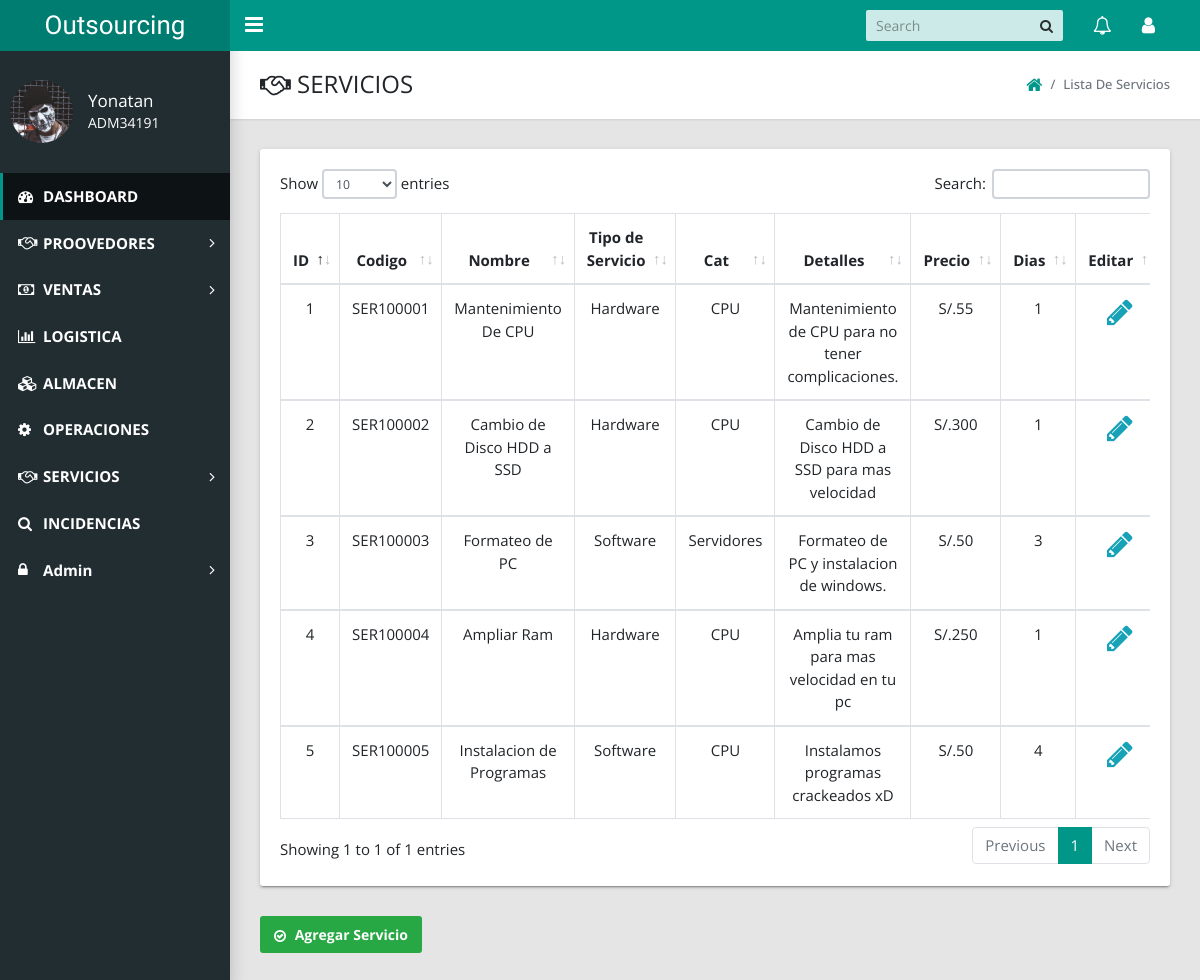
/admin/index.php?action=view_serv (signed in), run on the app's committed database.
### tables this page shows
CREATE TABLE `servicios` (
  `servicio_id` int(10) NOT NULL,
  `servicio_cod` varchar(15) NOT NULL,
  `servicio_nombre` varchar(50) NOT NULL,
  `servicio_tipo` varchar(100) NOT NULL,
  `servicio_precio` int(11) NOT NULL,
  `servicio_cat` varchar(50) NOT NULL,
  `servicio_det` varchar(150) NOT NULL,
  `servicio_time` int(11) NOT NULL
);

### admin/includes/ver_serv.php (the view, shortened to what this page needs)
<link href="styles/main.css" type="text/css" rel="stylesheet">
<?php if($_SESSION['role'] != 14 AND $_SESSION['role'] != 5){
  echo "<script>alert('No sos de servicios')</script>";
  echo "<script>window.open('index.php','_self')</script>";
}else{
  ?>
<?php include '../web/bd.php'; ?>
    <main class="app-content">
      <div class="app-title">
        <div>
          <h1><i class="fa fa-handshake-o"></i> SERVICIOS</h1>
        </div>
        <ul class="app-breadcrumb breadcrumb side">
          <li class="breadcrumb-item"><a href="index.php?logged_in=Logueaste%20correctamente!"><i class="fa fa-home fa-lg"></i></a></li>
          <li class="breadcrumb-item active">Lista de Servicios</li>
        </ul>
      </div>
      <div class="row" style="font-size: 15px;">
        <div class="col-md-12">
          <div class="tile">
            <div class="tile-body">
              <div class="table-responsive">
                <form action="" method="post" enctype="multipart/form-data" >
              <table class="table table-hover table-bordered" id="sampleTable">
                  <thead align="center">
                    <tr>
                      <th>ID</th>
                      <th>Codigo </th>
                      <th>Nombre </th>
                      <th>Tipo de Servicio</th>
                      <th>Cat</th>
                      <th>Detalles </th>
                      <th>Precio </th>
                      <th>Dias </th>
                      <th>Editar</th>
                    </tr>
                  </thead>
                  <?php
                  $all_serv = mysqli_query($conexion,"select * from servicios order by servicio_id ");
                  $i = 1;
                  while($row=mysqli_fetch_array($all_serv)){
                    $codRo = $row['servicio_cod'];
                    ?>
                    <tbody align="center">
                     <tr>
                    <td><?php echo $i; ?></td>
                    <td><?php echo $row['servicio_cod']; ?></td>
                    <td><?php echo $row['servicio_nombre']; ?></td>
                    <td><?php echo $row['servicio_tipo']; ?></td>
                    <td><?php echo $row['servicio_cat']; ?></td>
                    <td><?php echo $row['servicio_det']; ?></td>
                    <td>S/.<?php echo $row['servicio_precio']; ?></td>
                    <td><?php echo $row['servicio_time']; ?></td>
                    <?php if ($codRo != $_SESSION['cod_user']) {?>
                     <td class="delete"><a href="index.php?action=edit_serv&serv_id=<?php echo $row['servicio_id'];?>" ><i class="fa fa-pencil fa-2x" aria-hidden="true"></i></a></td>
                   <?php } ?>
                 </tr>
               </tbody>
                    <?php $i++;}  ?>
                </table>
              </form>
              </div>
            </div>
          </div>
        </div>
      </div>
      <a href="index.php?action=add_serv" class="btn btn-success"><i class="fa fa-check-circle-o" aria-hidden="true"></i>  Agregar Servicio</a>
 </main>
<?php } ?>

### admin/styles/ver.css (style rules this page uses)
.fa-pencil { color: #17a2b8; }

### data on the page
servicios: servicio_cod "SER100001", servicio_nombre "Mantenimiento De CPU", servicio_tipo "Hardware", servicio_cat "CPU", servicio_det "Mantenimiento de CPU para no tener complicaciones.", servicio_precio "55", servicio_time "1"
servicios: servicio_cod "SER100002", servicio_nombre "Cambio de Disco HDD a SSD", servicio_tipo "Hardware", servicio_cat "CPU", servicio_det "Cambio de Disco HDD a SSD para mas velocidad", servicio_precio "300", servicio_time "1"
servicios: servicio_cod "SER100003", servicio_nombre "Formateo de PC", servicio_tipo "Software", servicio_cat "Servidores", servicio_det "Formateo de PC y instalacion de windows.", servicio_precio "50", servicio_time "3"
servicios: servicio_cod "SER100004", servicio_nombre "Ampliar Ram", servicio_tipo "Hardware", servicio_cat "CPU", servicio_det "Amplia tu ram para mas velocidad en tu pc", servicio_precio "250", servicio_time "1"
servicios: servicio_cod "SER100005", servicio_nombre "Instalacion de Programas", servicio_tipo "Software", servicio_cat "CPU", servicio_det "Instalamos programas crackeados xD", servicio_precio "50", servicio_time "4"

### other printed values
$_SESSION['name'] "Yonatan"
$_SESSION['cod_user'] "ADM34191"
